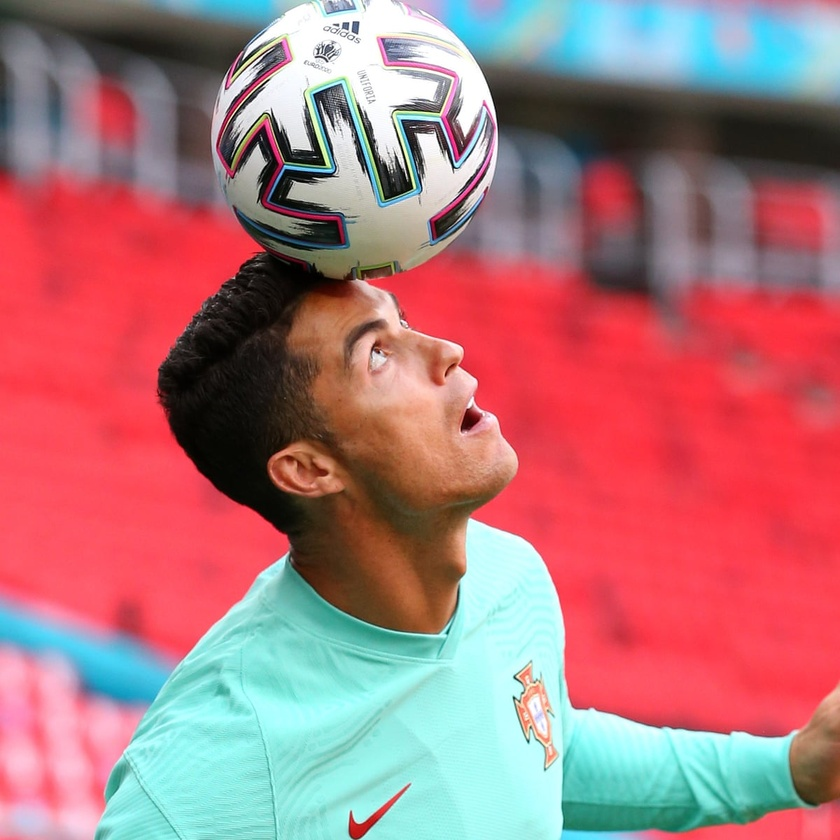
#> input picture CR7.jpg, 840 x 840 px, shrunk from 1200 x 1200 before the run
$ python scaling.py
#> lines starting #> are read from the running program, lines starting #| are printed output that depends on the picture
import numpy as np
import cv2
import matplotlib.pyplot as plt

# read the input image
img = cv2.imread("CR7.jpg")
#> img is the input picture: shape (840, 840, 3); mean B, G, R 123.1, 118.5, 173.5
# convert from BGR to RGB so we can plot using matplotlib
img = cv2.cvtColor(img, cv2.COLOR_BGR2RGB)
# disable x & y axis
plt.axis('off')
# show the image
plt.imshow(img)
plt.show()

# get the image shape
rows, cols, dim = img.shape
#> rows = 840; cols = 840; dim = 3

#transformation matrix for Scaling
M = np.float32([[1.5, 0  , 0],
            	[0,   1.8, 0],
            	[0,   0,   1]])
# apply a perspective transformation to the image
scaled_img = cv2.warpPerspective(img,M,(cols*2,rows*2))
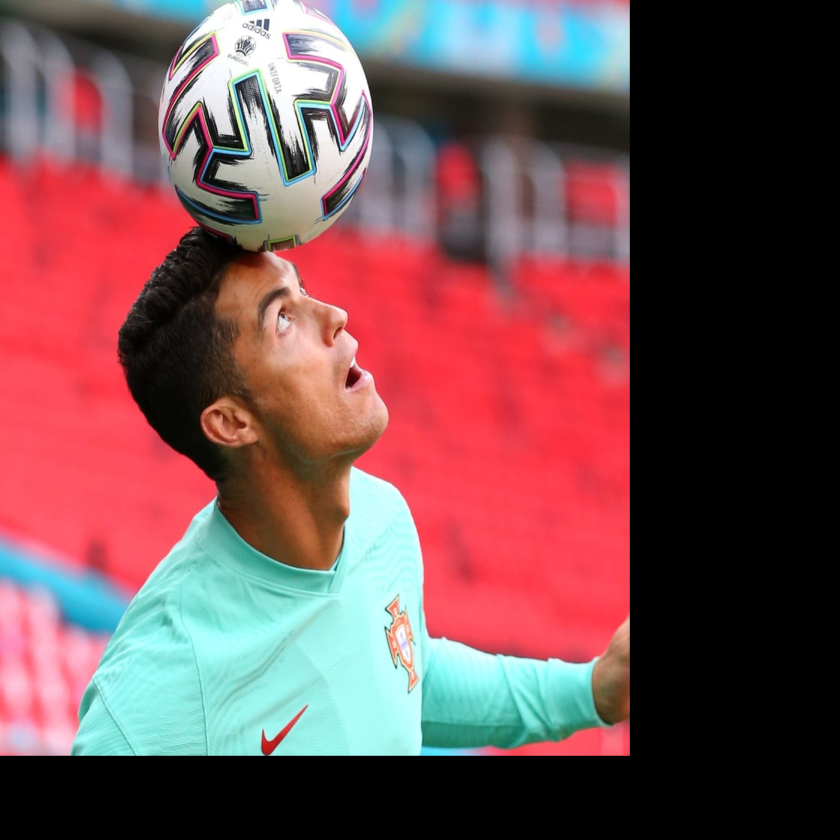
#> scaled_img: shape (1680, 1680, 3) (shown at 1/2 size); mean R, G, B 117, 79.9, 83.1
# disable x & y axis
plt.axis('off')
# show the resulting image
plt.imshow(scaled_img)
plt.show()
# save the resulting image to disk
plt.imsave("CR7_scaled.jpg", scaled_img)
